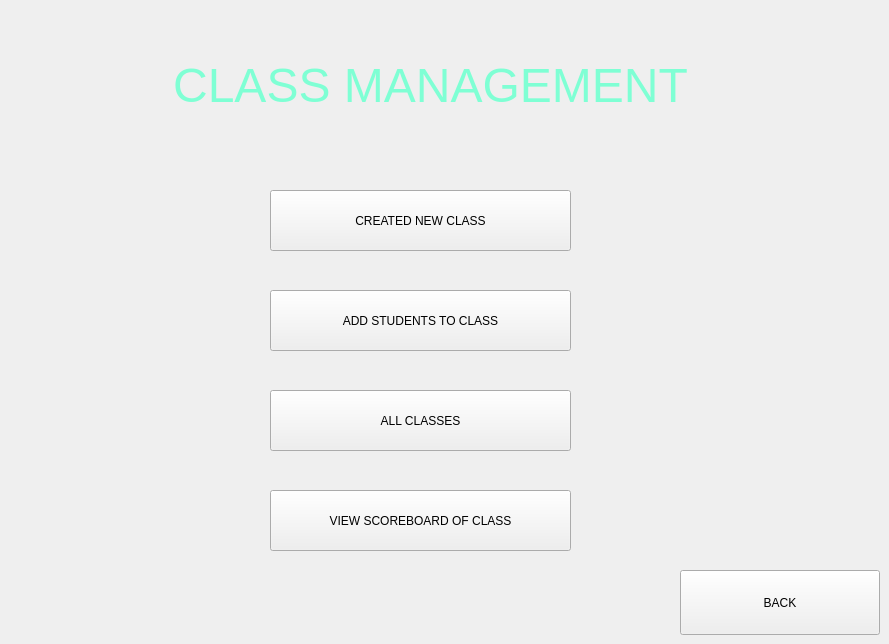
          <widget class="QWidget" name="AdClassManagement">
           <widget class="QLabel" name="lb_classManage">
            <property name="geometry">
             <rect>
              <x>120</x>
              <y>30</y>
              <width>621</width>
              <height>111</height>
             </rect>
            </property>
            <property name="font">
             <font>
              <pointsize>36</pointsize>
             </font>
            </property>
            <property name="styleSheet">
             <string notr="true">color: #7FFFD4;
</string>
            </property>
            <property name="text">
             <string>CLASS MANAGEMENT</string>
            </property>
            <property name="alignment">
             <set>Qt::AlignCenter</set>
            </property>
           </widget>
           <widget class="QPushButton" name="button_scoreOfClass">
            <property name="geometry">
             <rect>
              <x>270</x>
              <y>490</y>
              <width>301</width>
              <height>61</height>
             </rect>
            </property>
            <property name="text">
             <string>VIEW SCOREBOARD OF CLASS</string>
            </property>
           </widget>
           <widget class="QPushButton" name="button_allClasses">
            <property name="geometry">
             <rect>
              <x>270</x>
              <y>390</y>
              <width>301</width>
              <height>61</height>
             </rect>
            </property>
            <property name="text">
             <string>ALL CLASSES</string>
            </property>
           </widget>
           <widget class="QPushButton" name="button_addStudent">
            <property name="geometry">
             <rect>
              <x>270</x>
              <y>290</y>
              <width>301</width>
              <height>61</height>
             </rect>
            </property>
            <property name="text">
             <string>ADD STUDENTS TO CLASS</string>
            </property>
           </widget>
           <widget class="QPushButton" name="button_createClass">
            <property name="geometry">
             <rect>
              <x>270</x>
              <y>190</y>
              <width>301</width>
              <height>61</height>
             </rect>
            </property>
            <property name="text">
             <string>CREATED NEW CLASS</string>
            </property>
           </widget>
           <widget class="QPushButton" name="button_back_7">
            <property name="geometry">
             <rect>
              <x>680</x>
              <y>570</y>
              <width>200</width>
              <height>65</height>
             </rect>
            </property>
            <property name="minimumSize">
             <size>
              <width>200</width>
              <height>65</height>
             </size>
            </property>
            <property name="maximumSize">
             <size>
              <width>200</width>
              <height>65</height>
             </size>
            </property>
            <property name="text">
             <string>BACK</string>
            </property>
           </widget>
          </widget>
